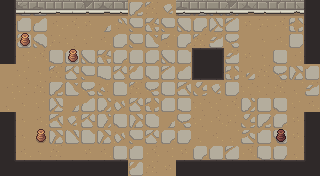

Tiled map render using the project's own tile images. Description and the whole map definition, tile-layer contents included, below:
An orthogonal 20x11 tile map with 16x16 px tiles, 6 tile layers (ground, dressing, decor, walls, ...), 3 tilesets and 12 objects (5x ENTRY, 5x ENEMY, 2x PROP).

<map version="1.10" tiledversion="1.10.2" orientation="orthogonal" renderorder="right-down" width="20" height="11" tilewidth="16" tileheight="16" infinite="0" nextlayerid="8" nextobjectid="13">
 <tileset firstgid="1" name="wall" tilewidth="16" tileheight="16" tilecount="176" columns="11">
  <image source="../../../gfx/tiles/crypt/walls_floor.png" width="176" height="256" />
 </tileset>
 <tileset firstgid="177" name="slabs" tilewidth="16" tileheight="16" tilecount="207" columns="9">
  <image source="../../../gfx/tiles/crypt/slabs.png" width="144" height="368" />
 </tileset>
 <tileset firstgid="384" name="objects" tilewidth="16" tileheight="16" tilecount="384" columns="24">
  <image source="../../../gfx/tiles/crypt/objects.png" width="384" height="256" />
 </tileset>
 <layer id="1" name="ground" width="20" height="11">
  <data encoding="csv">
371,333,334,160,164,161,163,159,380,364,370,361,352,360,357,157,151,160,159,159,
359,331,377,159,151,152,381,365,379,382,379,348,342,352,351,152,157,151,383,164,
330,368,360,157,158,164,159,347,379,375,372,342,364,376,378,162,153,159,332,374,
159,160,151,333,345,348,382,342,345,347,348,339,343,340,376,152,153,338,160,161,
162,158,153,364,353,379,335,353,368,346,351,377,336,339,383,374,163,378,355,331,
160,158,163,380,375,378,373,339,364,378,338,356,363,370,332,158,158,163,156,376,
156,153,164,352,381,377,371,367,353,383,340,333,158,158,151,371,334,346,164,159,
162,153,159,356,370,353,366,346,355,330,381,378,158,151,157,363,380,342,152,156,
163,153,151,355,350,341,355,367,379,353,342,337,156,159,156,362,331,359,152,151,
158,159,153,163,162,152,159,334,331,151,160,152,342,340,351,151,333,337,156,158,
156,160,158,161,152,158,363,375,368,163,152,151,375,336,365,160,151,164,160,157
</data>
 </layer>
 <layer id="2" name="dressing" width="20" height="11">
  <data encoding="csv">
0,0,0,0,0,0,0,0,0,0,0,0,0,0,0,0,0,0,0,0,
0,0,0,0,0,0,0,0,0,0,0,0,0,0,0,0,0,0,0,0,
0,0,0,0,0,0,0,0,0,0,0,0,0,0,0,0,0,0,0,0,
0,0,0,0,0,0,0,0,0,0,0,0,0,0,0,0,0,0,0,0,
0,0,0,0,0,0,0,0,0,0,0,0,0,0,0,0,0,0,0,0,
0,0,0,0,0,0,0,0,0,0,0,0,0,0,0,0,0,0,0,0,
0,0,0,0,0,0,0,0,0,0,0,0,0,0,0,0,0,0,0,0,
0,0,0,0,0,0,0,0,0,0,0,0,0,0,0,0,0,0,0,0,
0,0,0,0,0,0,0,0,0,0,0,0,0,0,0,0,0,0,0,0,
0,0,0,0,0,0,0,0,0,0,0,0,0,0,0,0,0,0,0,0,
0,0,0,0,0,0,0,0,0,0,0,0,0,0,0,0,0,0,0,0
</data>
 </layer>
 <layer id="3" name="decor" width="20" height="11">
  <data encoding="csv">
0,0,0,0,0,0,0,0,0,0,0,0,0,0,0,0,0,0,0,0,
0,0,0,0,0,0,0,0,0,0,0,0,0,0,0,0,0,0,0,0,
0,0,0,0,0,0,0,0,0,0,0,0,0,0,0,0,0,0,0,0,
0,0,0,0,0,0,0,0,0,0,0,0,0,0,0,0,0,0,0,0,
0,0,0,0,0,0,0,0,0,0,0,0,0,0,0,0,0,0,0,0,
0,0,0,0,0,0,0,0,0,0,0,0,0,0,0,0,0,0,0,0,
0,0,0,0,0,0,0,0,0,0,0,0,0,0,0,0,0,0,0,0,
0,0,0,0,0,0,0,0,0,0,0,0,0,0,0,0,0,0,0,0,
0,0,0,0,0,0,0,0,0,0,0,0,0,0,0,0,0,0,0,0,
0,0,0,0,0,0,0,0,0,0,0,0,0,0,0,0,0,0,0,0,
0,0,0,0,0,0,0,0,0,0,0,0,0,0,0,0,0,0,0,0
</data>
 </layer>
 <layer id="4" name="walls" width="20" height="11">
  <data encoding="csv">
123,196,197,198,199,200,201,202,0,0,0,197,198,199,200,201,202,203,195,125,
123,0,0,0,0,0,0,0,0,0,0,0,0,0,0,0,0,0,0,125,
123,0,0,0,0,0,0,0,0,0,0,0,0,0,0,0,0,0,0,125,
123,0,0,0,0,0,0,0,0,0,0,0,0,0,0,0,0,0,0,125,
0,0,0,0,0,0,0,0,0,0,0,0,0,0,0,0,0,0,0,0,
0,0,0,0,0,0,0,0,0,0,0,0,0,0,0,0,0,0,0,0,
0,0,0,0,0,0,0,0,0,0,0,0,0,0,0,0,0,0,0,0,
123,0,0,0,0,0,0,0,0,0,0,0,0,0,0,0,0,0,0,125,
123,0,0,0,0,0,0,0,0,0,0,0,0,0,0,0,0,0,0,125,
123,0,0,0,0,0,0,0,0,0,0,0,0,0,0,0,0,0,0,125,
134,135,135,135,135,135,135,135,0,0,0,135,135,135,135,135,135,135,135,136
</data>
 </layer>
 <layer id="5" name="props" width="20" height="11">
  <data encoding="csv">
0,0,0,0,0,0,0,0,0,0,0,0,0,0,0,0,0,0,0,0,
0,0,0,0,0,0,0,0,0,0,0,0,0,0,0,0,0,0,0,0,
0,472,0,0,0,0,0,0,0,0,0,0,0,0,0,0,0,0,0,0,
0,0,0,0,472,0,0,0,0,0,0,0,126,127,0,0,0,0,0,0,
0,0,0,0,0,0,0,0,0,0,0,0,137,138,0,0,0,0,0,0,
0,0,0,0,0,0,0,0,0,0,0,0,0,0,0,0,0,0,0,0,
0,0,0,0,0,0,0,0,0,0,0,0,0,0,0,0,0,0,0,0,
0,0,0,0,0,0,0,0,0,0,0,0,0,0,0,0,0,0,0,0,
0,0,472,0,0,0,0,0,0,0,0,0,0,0,0,0,0,448,0,0,
0,0,0,0,0,0,0,0,0,0,0,0,0,0,0,0,0,0,0,0,
0,0,0,0,0,0,0,0,0,0,0,0,0,0,0,0,0,0,0,0
</data>
 </layer>
 <layer id="6" name="overhead" width="20" height="11">
  <data encoding="csv">
0,0,0,0,0,0,0,0,0,0,0,0,0,0,0,0,0,0,0,0,
0,0,0,0,0,0,0,0,0,0,0,0,0,0,0,0,0,0,0,0,
0,0,0,0,0,0,0,0,0,0,0,0,0,0,0,0,0,0,0,0,
0,0,0,0,0,0,0,0,0,0,0,0,0,0,0,0,0,0,0,0,
0,0,0,0,0,0,0,0,0,0,0,0,0,0,0,0,0,0,0,0,
0,0,0,0,0,0,0,0,0,0,0,0,0,0,0,0,0,0,0,0,
0,0,0,0,0,0,0,0,0,0,0,0,0,0,0,0,0,0,0,0,
0,0,0,0,0,0,0,0,0,0,0,0,0,0,0,0,0,0,0,0,
0,0,0,0,0,0,0,0,0,0,0,0,0,0,0,0,0,0,0,0,
0,0,0,0,0,0,0,0,0,0,0,0,0,0,0,0,0,0,0,0,
0,0,0,0,0,0,0,0,0,0,0,0,0,0,0,0,0,0,0,0
</data>
 </layer>
 <objectgroup id="7" name="spawns">
  <object id="1" name="UP" type="ENTRY" x="152" y="24" />
  <object id="2" name="DOWN" type="ENTRY" x="152" y="152" />
  <object id="3" name="LEFT" type="ENTRY" x="24" y="88" />
  <object id="4" name="RIGHT" type="ENTRY" x="296" y="88" />
  <object id="5" name="" type="ENTRY" x="168" y="88" />
  <object id="6" name="" type="ENEMY" x="152" y="120" />
  <object id="7" name="" type="ENEMY" x="248" y="120" />
  <object id="8" name="" type="ENEMY" x="72" y="120" />
  <object id="9" name="" type="ENEMY" x="152" y="56" />
  <object id="10" name="" type="ENEMY" x="56" y="56" />
  <object id="11" name="torch" type="PROP" x="56" y="168" />
  <object id="12" name="torch" type="PROP" x="264" y="168" />
 </objectgroup>
</map>
